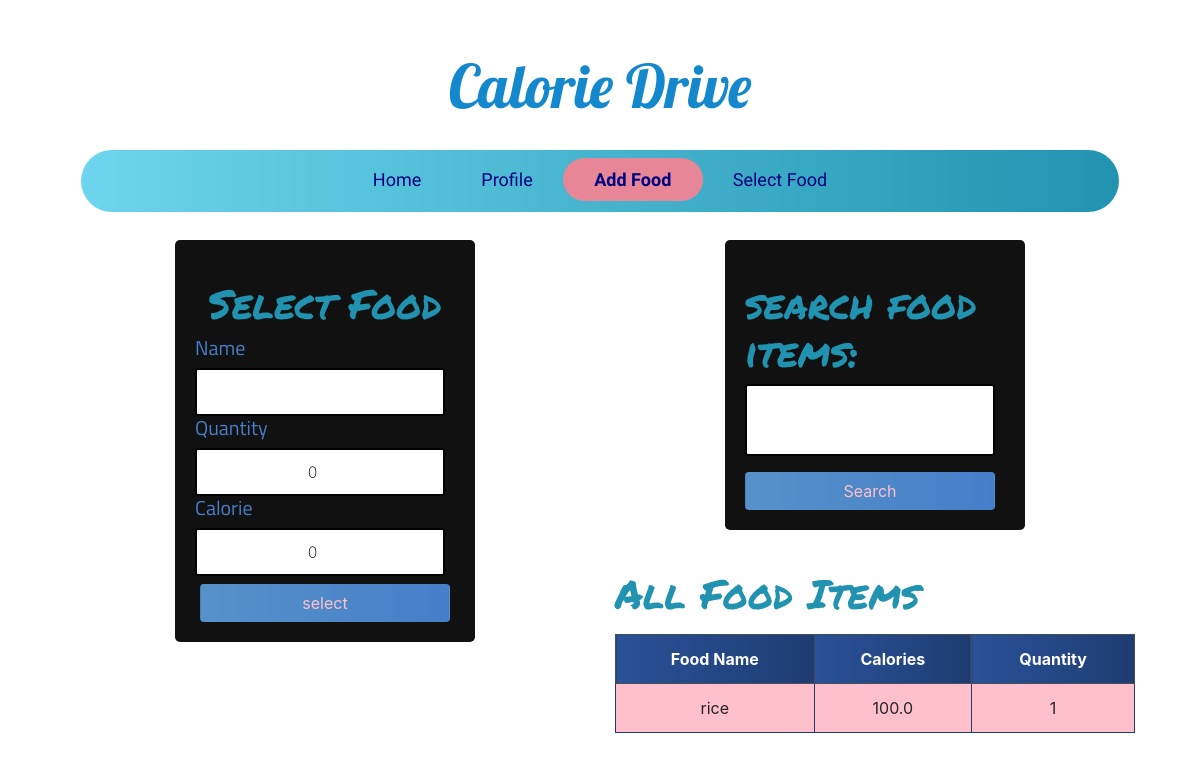
/add_food/ (signed in), run on the app's committed database.
### calories/models.py (models this page shows, shortened)
class Food(models.Model):
	name = models.CharField(max_length=200 ,null=False)
	quantity = models.PositiveIntegerField(null=False,default=0)
	calorie = models.FloatField(null=False,default=0)
	person_of = models.ForeignKey(User,null=True,on_delete=models.CASCADE)

### calories/views.py (the view)
# urls.py: path('add_food/',add_food,name='add_food'),
def add_food(request):
	food_items = Food.objects.filter(person_of=request.user)
	form = AddFoodForm(request.POST)
	if request.method == 'POST':
		form = AddFoodForm(request.POST)
		if form.is_valid():
			profile = form.save(commit=False)
			profile.person_of = request.user
			profile.save()
			return redirect('add_food')
	else:
		form = AddFoodForm()
	myFilter = FoodFilter(request.GET,queryset=food_items)
	food_items = myFilter.qs
	context = {'form':form,'food_items':food_items,'myFilter':myFilter}
	return render(request,'add_food.html',context)

### calories/forms.py
class AddFoodForm(forms.ModelForm):
    class Meta:
        model = Food
        fields = ('name','quantity','calorie')

### templates/add_food.html (shortened to what this page needs)
{% extends 'base.html' %}
{% block content %}
<div class="container">
<div class="row">
    <div class="col-lg-6">
    <div class="login">
        <div class="login-screen">
            <div class="app-title">
                <h1 class="headline">Select Food</h1>
            </div>
            <form method="POST" action="" class="login-form form-inline">
                {% for field in form %}
                <h5 class="form-labels">
                {{ field.label }}
                </h5>
                {{ field }}
                {% endfor %}
                <input  class="btn mt-2" type="submit" value="select">
            </form>
        </div>
    </div>
    </div>
    <div class="col-lg-6 ">
    <div class="login">
        <div class="login-screen">
              <form method="get">
                  <h1 class="headline">{{ myFilter.form }}</h1>
                  <button class="btn mt-2" type="submit">Search </button>
              </form>
        </div>
    </div>
        <h1 class="headline"> All Food Items </h1>
        <table class="table table-bordered text-center mt-3">
            <thead class="thead-dark">
                <tr>
                    <th scope="col">Food Name</th>
                    <th scope="col">Calories</th>
                    <th scope="col">Quantity</th>
                </tr>
            </thead>
            <tbody>
                {% for food in food_items %}
                <tr>
                    <td>{{ food.name }}</td>
                    <td>{{ food.calorie }}</td>
                    <td>{{ food.quantity }}</td>
                </tr>
                {% endfor %}
            </tbody>
        </table>
    </div>
</div>
</div>
{% endblock content %}

### static/css/base.css (style rules this page uses)
body { font-family: Arial; background-color: #3498DB; padding: 50px; }
.login { margin: 20px auto; width: 300px; }
.login-screen { background-color: #111; padding: 20px; border-radius: 5px }
.app-title { text-align: center; color: #777; }
.login-form { text-align: center; }
input { text-align: center; border: 2px solid #000; border-radius: 3px; font-size: 16px; font-weight: 200; padding: 10px 0; width: 250px; transition: border .5s; }
.btn { background: #457fca; background: -webkit-linear-gradient(to right, #5691c8, #457fca); background: linear-gradient(to right, #5691c8, #457fca); color:pink !important; font-size: 16px; line-height: 25px; padding: 10px 0; text-decoration: none; text-shadow: none; border-radius: 3px; box-shadow: none; transition: 0.25s; display: block; width: 250px; margin: 0 auto; }
th { background: #1e3c72; background: -webkit-linear-gradient(to right, #2a5298, #1e3c72); background: linear-gradient(to right, #2a5298, #1e3c72); }
.headline { font-family: 'Permanent Marker', cursive; padding-top:20px; color: #2193b0; color: -webkit-linear-gradient(to right, #6dd5ed, #2193b0); color: linear-gradient(to right, #6dd5ed, #2193b0); }
.table { background-color: pink; color: #18AD7C; }
table.table-bordered > thead > tr > th { border:1px solid #1e3c72; }
table.table-bordered > tbody > tr > td { border:1px solid #1e3c72; }
.form-labels { font-family: 'Titillium Web', sans-serif; color:#457fca; }

### data on the page
Food: name "rice", calorie "100.0", quantity "1"

### other printed values
{{ field.label }} "Name" "Quantity" "Calorie"
